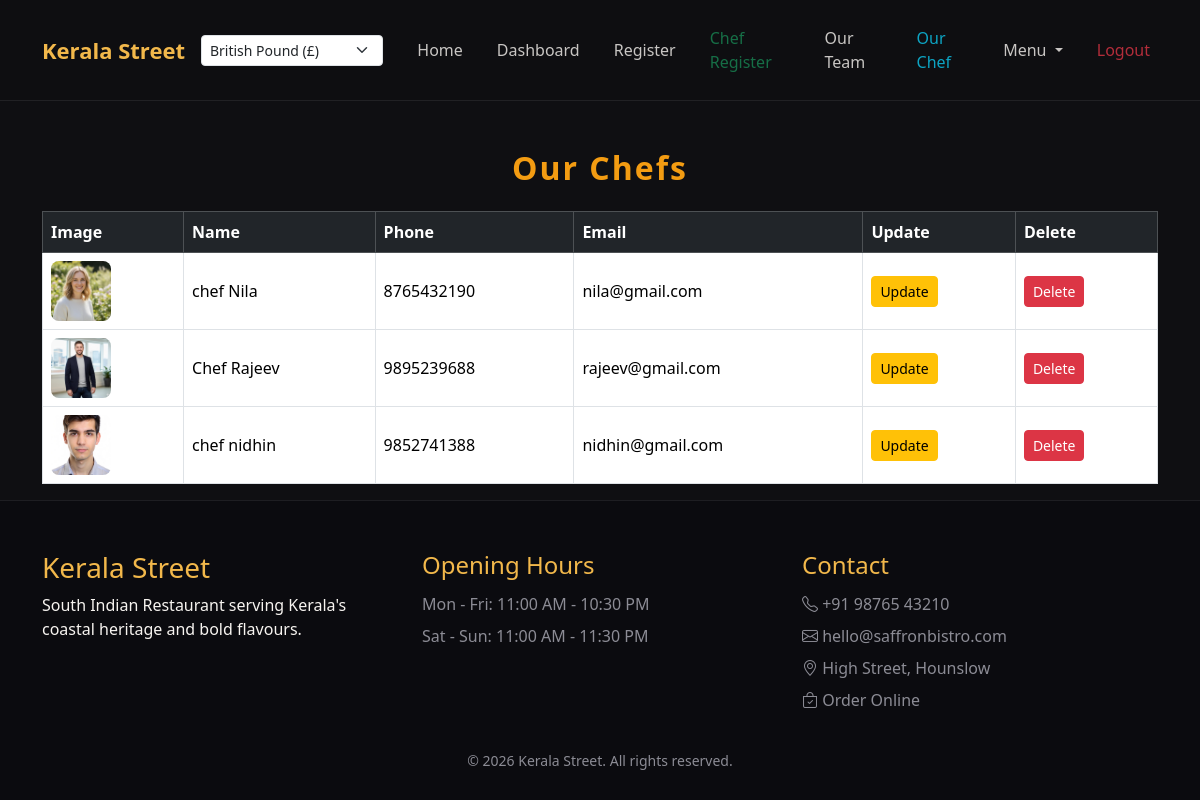
The page /our_chef/ (signed in) on the database as committed earlier.
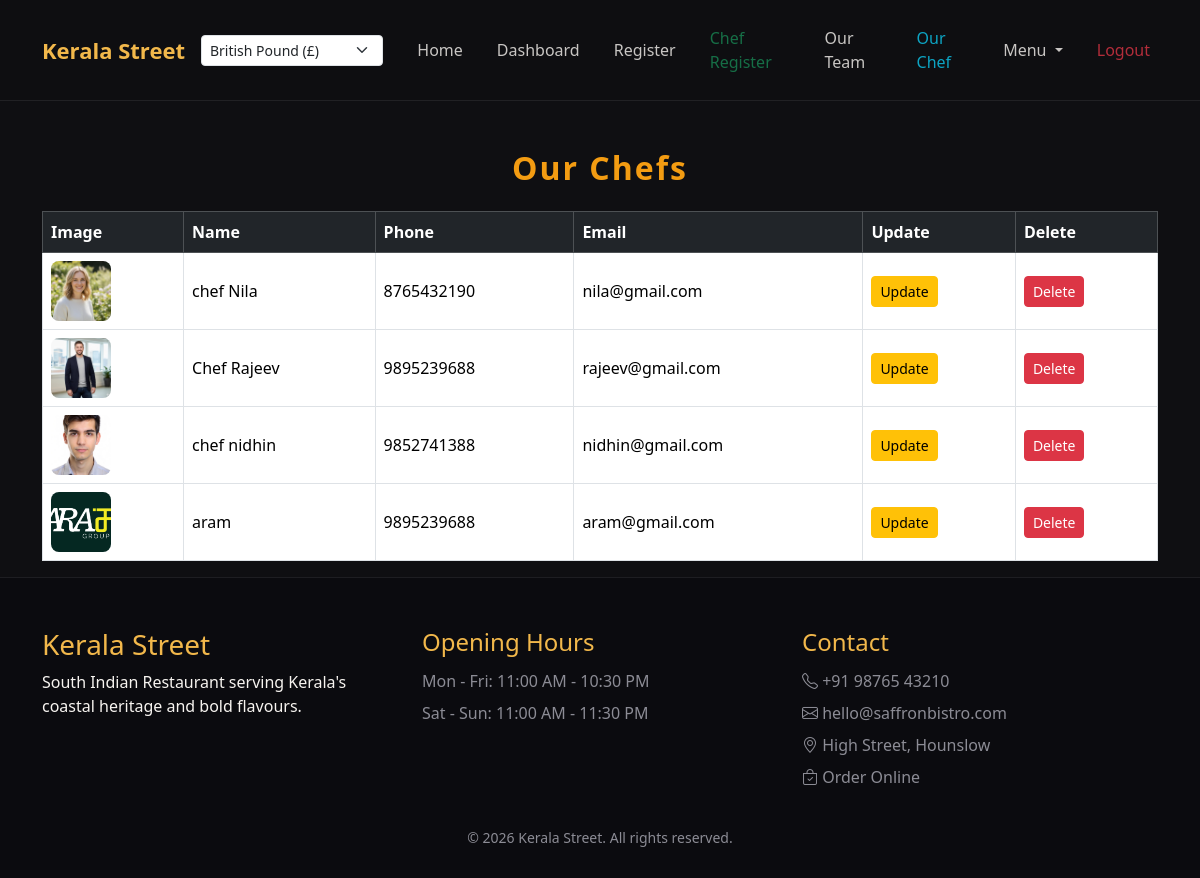
The same page on the database as committed later.
### admin_app/models.py (models this page shows, shortened)
class chef(models.Model):
    name = models.CharField(max_length=100)
    email = models.EmailField()
    phone = models.CharField(max_length=15)
    password = models.CharField(max_length=128)
    image = models.ImageField(upload_to='chef_images/')
    specialty = models.CharField(max_length=100, blank=True, null=True)

### admin_app/views.py (the view)
# urls.py: path('our_chef/', views.our_chef, name='our_chef'),
def our_chef(request):
    from .models import chef
    chefs = chef.objects.all()
    return render(request, 'our_chef.html', {'chefs': chefs})

### templates/our_chef.html (shortened to what this page needs)
{% load static %}
{% include 'header.html' %}
<div class="container mt-5">
	<h2 class="mb-4 text-center" style="font-weight:700; letter-spacing:2px; color:#f39c12;">Our Chefs</h2>
	<div class="table-responsive">
		<table class="table table-bordered table-hover align-middle">
			<thead class="table-dark">
				<tr>
					<th>Image</th>
					<th>Name</th>
					<th>Phone</th>
					<th>Email</th>
					<th>Update</th>
					<th>Delete</th>
				</tr>
			</thead>
			<tbody>
				{% for chef in chefs %}
				<tr>
					<td>
						{% if chef.image %}
							<img src="{{ chef.image.url }}" alt="{{ chef.name }}" style="width:60px;height:60px;object-fit:cover;border-radius:8px;">
						{% else %}
							<img src="{% static 'image/default_food.png' %}" alt="No Image" style="width:60px;height:60px;object-fit:cover;border-radius:8px;">
						{% endif %}
					</td>
					<td>{{ chef.name }}</td>
					<td>{{ chef.phone }}</td>
					<td>{{ chef.email }}</td>
					<td>
						<a href="{% url 'chef_update' chef.id %}" class="btn btn-warning btn-sm">Update</a>
					</td>
					<td>
						<form method="post" action="{% url 'chef_delete' chef.id %}" style="display:inline;">
							<button type="submit" class="btn btn-danger btn-sm" onclick="return confirm('Are you sure you want to delete this chef?');">Delete</button>
						</form>
					</td>
				</tr>
				{% endfor %}
			</tbody>
		</table>
	</div>
</div>
{% include 'footer.html' %}

Rows that differ between the two databases and show on the page:
added chef: image (picture), name "aram", phone "9895239688", email "aram@gmail.com"
